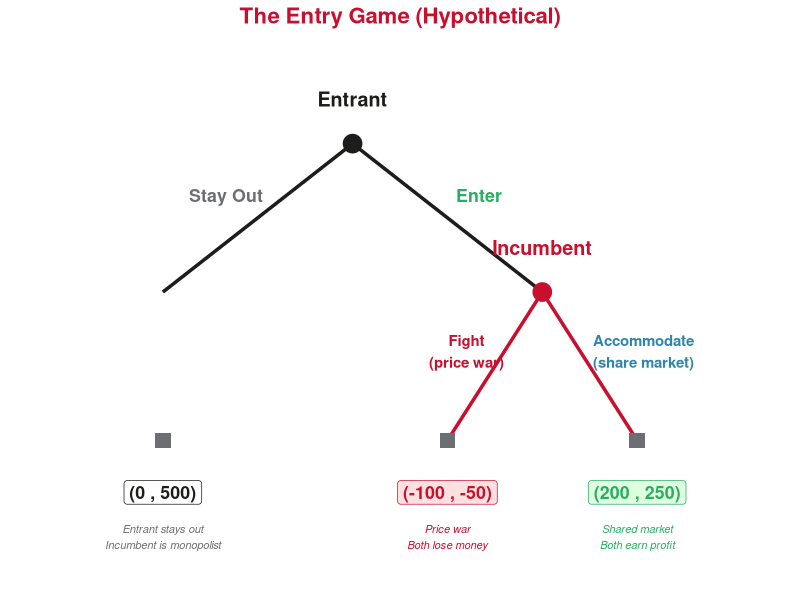
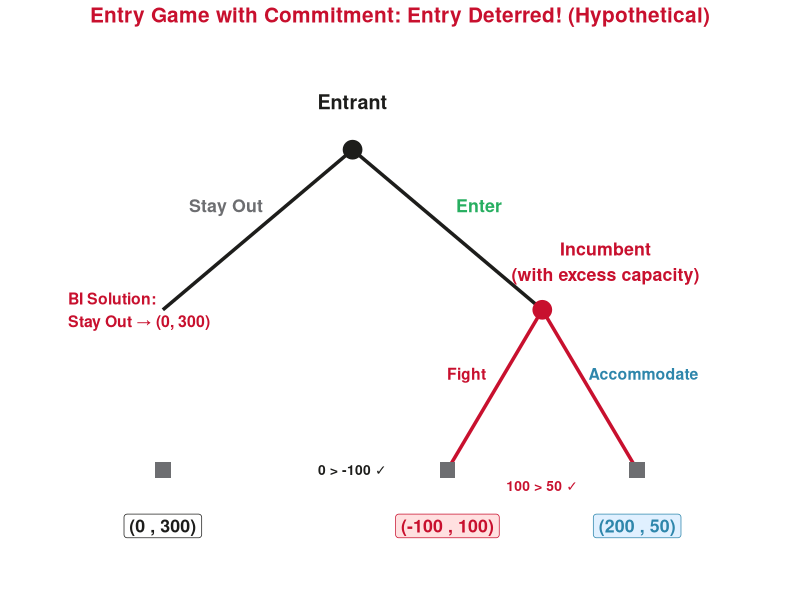

Recreate these plots in R, in order.
## ---- chunk 1
#| echo: false
#| message: false
#| warning: false

library(ggplot2)
library(dplyr)
library(tidyverse)

ue_red <- "#C8102E"
ue_black <- "#1D1D1B"
ue_gray <- "#6D6E71"
ue_white <- "#FFFFFF"
ue_blue <- "#2E86AB"
ue_green <- "#27ae60"
ue_orange <- "#E67E22"
## ---- chunk 2
#| echo: false
#| warning: false
#| fig-width: 11
#| fig-height: 5.5
#| fig-align: center

# Draw game tree using ggplot
ggplot() +
  # Branches from Entrant
  geom_segment(aes(x = 0, y = 5, xend = -3, yend = 3), linewidth = 1.2, color = ue_black) +
  geom_segment(aes(x = 0, y = 5, xend = 3, yend = 3), linewidth = 1.2, color = ue_black) +
  # Branches from Incumbent (only if Enter)
  geom_segment(aes(x = 3, y = 3, xend = 1.5, yend = 1), linewidth = 1.2, color = ue_red) +
  geom_segment(aes(x = 3, y = 3, xend = 4.5, yend = 1), linewidth = 1.2, color = ue_red) +
  # Decision nodes
  geom_point(aes(x = 0, y = 5), size = 6, color = ue_black) +
  geom_point(aes(x = 3, y = 3), size = 6, color = ue_red) +
  # Terminal nodes
  geom_point(aes(x = -3, y = 1), size = 5, shape = 15, color = ue_gray) +
  geom_point(aes(x = 1.5, y = 1), size = 5, shape = 15, color = ue_gray) +
  geom_point(aes(x = 4.5, y = 1), size = 5, shape = 15, color = ue_gray) +
  # Player labels
  annotate("text", x = 0, y = 5.6, label = "Entrant", fontface = "bold",
           size = 5, color = ue_black) +
  annotate("text", x = 3, y = 3.6, label = "Incumbent", fontface = "bold",
           size = 5, color = ue_red) +
  # Action labels
  annotate("text", x = -2, y = 4.3, label = "Stay Out", fontface = "bold",
           size = 4.5, color = ue_gray) +
  annotate("text", x = 2, y = 4.3, label = "Enter", fontface = "bold",
           size = 4.5, color = ue_green) +
  annotate("text", x = 1.8, y = 2.2, label = "Fight\n(price war)", fontface = "bold",
           size = 3.8, color = ue_red) +
  annotate("text", x = 4.6, y = 2.2, label = "Accommodate\n(share market)", fontface = "bold",
           size = 3.8, color = ue_blue) +
  # Payoffs (Entrant, Incumbent)
  annotate("label", x = -3, y = 0.3, label = "(0 , 500)",
           size = 4.5, fontface = "bold", fill = ue_white, color = ue_black) +
  annotate("label", x = 1.5, y = 0.3, label = "(-100 , -50)",
           size = 4.5, fontface = "bold", fill = "#FFE0E0", color = ue_red) +
  annotate("label", x = 4.5, y = 0.3, label = "(200 , 250)",
           size = 4.5, fontface = "bold", fill = "#E0FFE0", color = ue_green) +
  # Legend
  annotate("text", x = -3, y = -0.3, label = "Entrant stays out\nIncumbent is monopolist",
           size = 2.8, color = ue_gray, fontface = "italic") +
  annotate("text", x = 1.5, y = -0.3, label = "Price war\nBoth lose money",
           size = 2.8, color = ue_red, fontface = "italic") +
  annotate("text", x = 4.5, y = -0.3, label = "Shared market\nBoth earn profit",
           size = 2.8, color = ue_green, fontface = "italic") +
  coord_cartesian(ylim = c(-0.8, 6.2), xlim = c(-5, 6.5)) +
  theme_void() +
  labs(title = "The Entry Game (Hypothetical)") +
  theme(plot.title = element_text(color = ue_red, face = "bold", hjust = 0.5, size = 16))
## ---- chunk 3
#| echo: false
#| warning: false
#| fig-width: 11
#| fig-height: 5.5
#| fig-align: center

# Game tree with commitment: now Fight is better for Incumbent
ggplot() +
  # Branches from Entrant
  geom_segment(aes(x = 0, y = 5, xend = -3, yend = 3), linewidth = 1.2, color = ue_black) +
  geom_segment(aes(x = 0, y = 5, xend = 3, yend = 3), linewidth = 1.2, color = ue_black) +
  # Branches from Incumbent
  geom_segment(aes(x = 3, y = 3, xend = 1.5, yend = 1), linewidth = 1.2, color = ue_red) +
  geom_segment(aes(x = 3, y = 3, xend = 4.5, yend = 1), linewidth = 1.2, color = ue_red) +
  # Nodes
  geom_point(aes(x = 0, y = 5), size = 6, color = ue_black) +
  geom_point(aes(x = 3, y = 3), size = 6, color = ue_red) +
  geom_point(aes(x = -3, y = 1), size = 5, shape = 15, color = ue_gray) +
  geom_point(aes(x = 1.5, y = 1), size = 5, shape = 15, color = ue_gray) +
  geom_point(aes(x = 4.5, y = 1), size = 5, shape = 15, color = ue_gray) +
  # Labels
  annotate("text", x = 0, y = 5.6, label = "Entrant", fontface = "bold",
           size = 5, color = ue_black) +
  annotate("text", x = 4, y = 3.6, label = "Incumbent\n(with excess capacity)",
           fontface = "bold", size = 4.5, color = ue_red) +
  annotate("text", x = -2, y = 4.3, label = "Stay Out", fontface = "bold",
           size = 4.5, color = ue_gray) +
  annotate("text", x = 2, y = 4.3, label = "Enter", fontface = "bold",
           size = 4.5, color = ue_green) +
  annotate("text", x = 1.8, y = 2.2, label = "Fight", fontface = "bold",
           size = 4, color = ue_red) +
  annotate("text", x = 4.6, y = 2.2, label = "Accommodate", fontface = "bold",
           size = 4, color = ue_blue) +
  # Payoffs — now Fight is better for Incumbent!
  annotate("label", x = -3, y = 0.3, label = "(0 , 300)",
           size = 4.5, fontface = "bold", fill = ue_white, color = ue_black) +
  annotate("label", x = 1.5, y = 0.3, label = "(-100 , 100)",
           size = 4.5, fontface = "bold", fill = "#FFE0E0", color = ue_red) +
  annotate("label", x = 4.5, y = 0.3, label = "(200 , 50)",
           size = 4.5, fontface = "bold", fill = "#E0F0FF", color = ue_blue) +
  # Backward induction arrows
  annotate("text", x = 3, y = 0.8, label = "100 > 50 ✓",
           size = 3.5, color = ue_red, fontface = "bold") +
  annotate("text", x = 0, y = 1, label = "0 > -100 ✓",
           size = 3.5, color = ue_black, fontface = "bold") +
  # Solution path
  annotate("text", x = -4.5, y = 3, label = "BI Solution:\nStay Out → (0, 300)",
           size = 4, color = ue_red, fontface = "bold", hjust = 0) +
  coord_cartesian(ylim = c(-0.3, 6.2), xlim = c(-5, 6.5)) +
  theme_void() +
  labs(title = "Entry Game with Commitment: Entry Deterred! (Hypothetical)") +
  theme(plot.title = element_text(color = ue_red, face = "bold", hjust = 0.5, size = 15))
